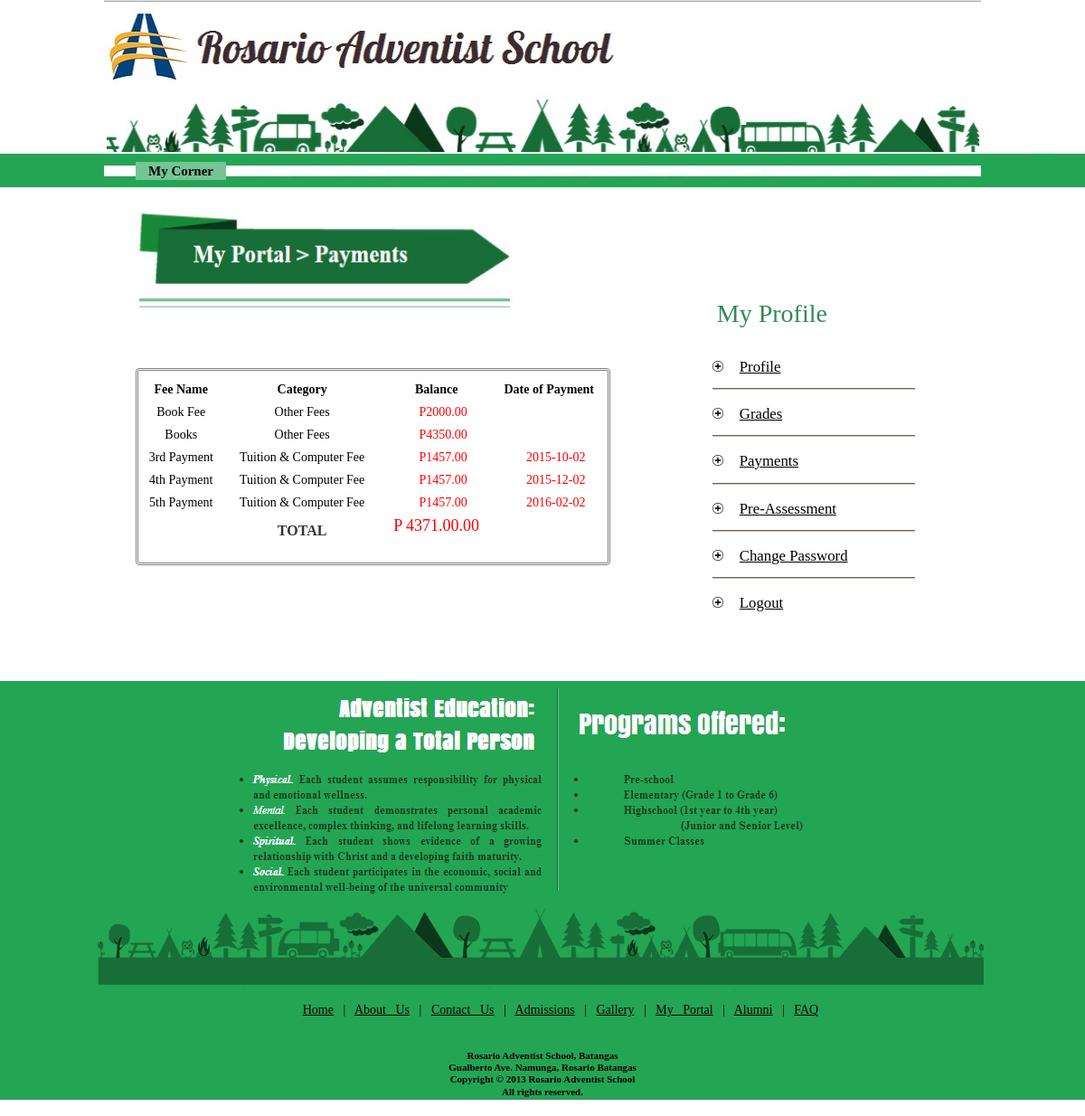
Page /RASOnline/myportal_studentspayments.php?studentid=2015-0003 on the committed database.
### tables this page shows
CREATE TABLE IF NOT EXISTS `tblstudenttransactions` (
  `studentfee` varchar(50) NOT NULL,
  `studentschoolyear` varchar(30) DEFAULT NULL,
  `balancename` varchar(30) DEFAULT NULL,
  `balancecategory` varchar(30) DEFAULT NULL,
  `paymentmode` varchar(20) DEFAULT NULL,
  `balance` decimal(10,2) DEFAULT NULL,
  `balancedate` date DEFAULT NULL,
  PRIMARY KEY (`studentfee`),
  KEY `studentschoolyear` (`studentschoolyear`)
);

### RASOnline/myportal_studentspayments.php (the view, shortened to what this page needs)
<!DOCTYPE html PUBLIC "-//W3C//DTD XHTML 1.0 Transitional//EN" "http://www.w3.org/TR/xhtml1/DTD/xhtml1-transitional.dtd">
<html xmlns="http://www.w3.org/1999/xhtml">
<head>
</head>
<link href="templatemo_style.css" rel="stylesheet" type="text/css" />
</head>
<body style ="background-image: url(RASpics/bodybg.jpg)";>
<form method='POST'>
<div id="templatemo_wrapper">
    <div id="templatemo_header">
		<img src="RASpics/banner.jpg" width='970' height='170'/>
		    <div id="templatemo_menu">
            <ul>
                <li ><a href="myportal_login.php" class="current" style= "width:100px;">My Corner</a></li>
          	</ul>
        </div>
  </div>
    <div id="templatemo_main">
		<img src="RASpics/myportalpayments_indicator.jpg" width='419' height='109'/>
			<br></br>
			<br></br>
		<table style="padding-top:7px;
					padding-bottom:7px;
					background:#fff;
					color:#000;
					border-radius:3pt 3pt 3pt 3pt;
					border-style: double;
					width:525px;
					text-align:center;"
					onclick="myFun(event)">
					<th>Fee Name</th>
					<th style="word-spacing:1cm;">Category</th>
					<th style="word-spacing:1cm;">Balance</th>
					<th>Date of Payment</th>
			<?php
				$studentid = $_GET['studentid'];
				$s = mysql_query("SELECT tblStudents.studentid,studentfee As feeid,balancename,balancecategory,balance FROM tblStudentTransactions,tblStudentYear,tblStudents
      WHERE tblStudentYear.studentschoolyear=tblStudentTransactions.studentschoolyear
      AND tblStudents.studentid=tblStudentYear.studentid
      AND tblStudents.studentid='$studentid'
	  AND balancecategory!='Tuition' AND balancecategory!='Computer Fee'
        AND balance!=0
        GROUP BY balancecategory,balancename");
				while($ss = mysql_fetch_array($s))
				{
				$studentid=$ss['studentid']
			?>
					<tr style="text-align:center;">
							<td><?php echo $ss['balancename']?></td>
							<td><?php echo $ss['balancecategory']?></td>
							<td style="color:red;text-indent:15px;">P<?php echo $ss['balance']?></td>
					</tr>
			<?php
				}
					$s = mysql_query("SELECT tblStudents.studentid,studentfee As feeid,balancename,balancecategory,SUM(balance) As balance,balancedate FROM tblStudentTransactions,tblStudentYear,tblStudents
      WHERE tblStudentYear.studentschoolyear=tblStudentTransactions.studentschoolyear
      AND tblStudents.studentid=tblStudentYear.studentid
      AND tblStudents.studentid='$studentid'
	  AND balancecategory!='Miscellaneous' AND balancecategory!='Other Fees'
        AND balance!=0
        GROUP BY balancedate");
				while($ss = mysql_fetch_array($s))
				{
			?>
					<tr style="text-align:center;">
							<td><?php echo $ss['balancename']?></td>
							<td><?php echo 'Tuition & Computer Fee'?></td>
							<td style="color:red;text-indent:15px;">P<?php echo $ss['balance']?></td>
				<td style="color:red;text-indent:15px;"><?php echo $ss['balancedate']?></td>
					</tr>
			<?php
				}
			?>
			<?php
				$studentid = $_GET['studentid'];
				$t = mysql_query("SELECT tblStudentYear.studentid,SUM(balance) As balance FROM tblStudentTransactions,tblStudentYear,tblStudents
      where  tblStudentYear.studentschoolyear=tblStudentTransactions.studentschoolyear
      AND tblStudents.studentid=tblStudentYear.studentid
      AND tblStudents.studentid='$studentid'
	  AND balancecategory!='Other Fees'");
				while($tt = mysql_fetch_array($t))
				{
				$studentid=$tt['studentid']
			?>
						<tr>
							<td><br></br></td>
							<td><h5><b>TOTAL</b></h5></td>
							<td><h4 style="margin-left:2scm;color:red;">P  <?php echo $tt['balance']?>.00</h4></td>
						</tr>
			<?php
				}
			?>
			</table>
			<div id="templatemo_sidebar" style="
									float:right;
									margin-top:-330px;
									text-indent:5px;">
            <h2 style="margin:1cm;color: #2E8B57;">My Profile</h2>
           <ul class="templatemo_list" style="margin:0.5cm 1cm 1cm 1cm;">
                 <li><a href='myportal_studentsprofile.php?studentid=<?php echo "$studentid" ?>'><u><big>Profile</u></big></a></li>
				 <div class="cleaner_h20 horizon_divider" style="margin-top:-0.6cm;"></div><div class="cleaner_h20"></div>
				 <li><a href='myportal_studentsgrades.php?studentid=<?php echo "$studentid" ?>'><u><big>Grades</u></big></a></li>
				 <div class="cleaner_h20 horizon_divider" style="margin-top:-0.6cm;"></div><div class="cleaner_h20"></div>
				 <li><a href='myportal_studentspayments.php?studentid=<?php echo "$studentid" ?>'><u><big>Payments</u></big></a></li>
				 <div class="cleaner_h20 horizon_divider" style="margin-top:-0.6cm;"></div><div class="cleaner_h20"></div>
				 <li><a href='myportal_studentspreassess.php?studentid=<?php echo "$studentid" ?>'><u><big>Pre-Assessment</u></big></a></li>
				 <div class="cleaner_h20 horizon_divider" style="margin-top:-0.6cm;"></div><div class="cleaner_h20"></div>
				<li style="width:200px;color=black;"><a href='myportal_settings.php?studentid=<?php echo "$studentid" ?>'><u><big>Change Password</u></a></li>
				<div class="cleaner_h20 horizon_divider" style="margin-top:-0.6cm;"></div><div class="cleaner_h20"></div>
				<li><a href="myportal_logout.php"><u>Logout</big></u></a></li>
            </ul>
        </div>
    </div>
            <div class="cleaner_h40"></div>
</div>
<div id="templatemo_footer_wrapper">
	<center><img src="RASpics/footer_details.jpg" width='990' height='339'/>
	        <ul>
                <a href="index.php" class="current">Home</a>
               | <a href="about.php">About Us</a>
               | <a href="contactus.php">Contact Us</a>
               | <a href="admissions.php">Admissions</a>
               | <a href="gallery.php">Gallery</a>
			   | <a href="myportal.php">My Portal</a>
			   | <a href="alumni.php">Alumni</a>
			   | <a href="faq.php">FAQ</a>
          	</ul>
	</center>
     <div id="templatemo_footer" style="font-size:11px; line-height: 120%; word-spacing: 0px;">
		<b>Rosario Adventist School, Batangas
		<br>
		Gualberto Ave. Namunga, Rosario Batangas
		<br>
		Copyright © 2013 Rosario Adventist School
		<br>
		All rights reserved.</b>
    </div> </style>
</div>
</form>
</body>
</html>

### RASOnline/templatemo_style.css (style rules this page uses)
body { margin: 0px; padding: 0px; color: #000; font-family: "Times New Roman"; font-size: 14px; line-height:1.5em; background-image: url(RASpics/bg.jpg); }
a, a:link, a:visited { color: #000000; text-decoration: underline; }
img { border: none; }
h2 { font-size: 28px; font-weight: normal; line-height: 28px; margin: 0 0 30px 0; padding: 0; color: #000; }
h4 { font-size: 18px; font-weight: normal; margin: 0 0 20px 0; padding: 0; color: #000; }
h5 { font-size: 16px; margin: 0 0 10px 0; padding: 0; color: #333; }
.cleaner_h20 { clear: both; width:100%; height: 20px; }
.cleaner_h40 { clear: both; width:100%; height: 40px; }
.horizon_divider { background: url(picture/templatemo_hor_divider.jpg) repeat-x bottom; }
.templatemo_list { margin: 20px 0; padding: 0; list-style: none; }
.templatemo_list li { background: transparent url(picture/templatemo_list.png) no-repeat scroll 0 0px; margin:0 0 20px; padding:0 0 0 25px; line-height: 1em; }
.templatemo_list li a { text-decoration: none; }
#templatemo_wrapper { width: 970px; padding: 0 10px; margin: 0 auto; }
#templatemo_header { width: 970px; height: 200px; }
#templatemo_menu { width: 960px; height: 50px; padding: 9px 5px 0; background: url(RASpics/menu.jpg) repeat-x; }
#templatemo_menu ul { margin: 0; padding: 0 30px; list-style: none; }
#templatemo_menu ul li { padding: 0px; margin: 0px; display: inline; }
#templatemo_menu ul li a { float: left; display: block; width: 110px; height: 20px; padding: 0px 0 0 0; margin: 0 0px 0 0 ; font-size: 15px; text-align: center; text-decoration: none; font-weight: bold; outline: none; border: none; }
#templatemo_menu ul li a:hover, #templatemo_menu ul li .current { background: url(RASpics/hover.jpg) no-repeat; }
#templatemo_main { clear: both; width: 900px; padding: 35px; }
#templatemo_sidebar { float: right; width: 300px; }
#templatemo_footer_wrapper { width: 100%; height: 50%; background: url(RASpics/footerbg.jpg) repeat-x; word-spacing: 7px; }
#templatemo_footer { width: 900px; margin: 0 auto; padding: 20px 35px; text-align: center; color: #00000; }

### rows in the picture
tblstudenttransactions: balancename "Book Fee", balancecategory "Other Fees", balance "2000.00"
tblstudenttransactions: balancename "Books", balancecategory "Other Fees", balance "4350.00"
tblstudenttransactions: balancename "3rd Payment", balance "1457.00", balancedate "2015-10-02"
tblstudenttransactions: balancename "4th Payment", balance "1457.00", balancedate "2015-12-02"
tblstudenttransactions: balancename "5th Payment", balance "1457.00", balancedate "2016-02-02"

### other values in the picture
$tt['balance'] "4371.00"
